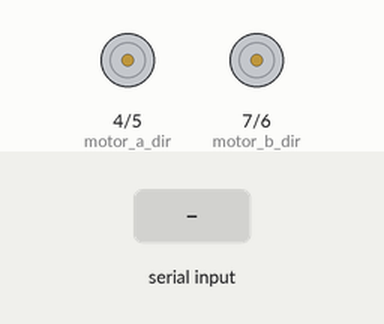
This sketch was run on a simulated Arduino Uno, built with avr-gcc and run on an emulated ATmega328P. Shown: direction and speed pins drawn as motors (green arrow = direction pin HIGH = forward, orange = LOW = backward, longer = more drive). The inputs (shaded band) are chosen by the test bench.

Above: at 1.2 s.
1.3 s: "1" received over Serial
At 2.4 s:
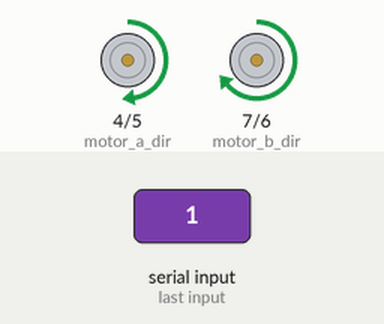
2.8 s: byte 51 (B_FORWARD_R) received over Serial
At 3.6 s:
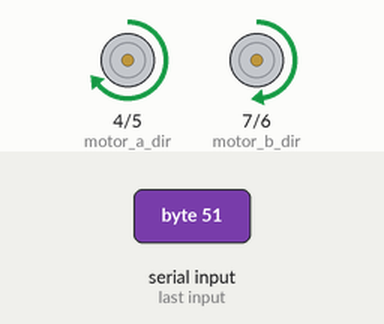
4.3 s: byte 56 (B_BACKWARD) received over Serial
At 4.8 s:
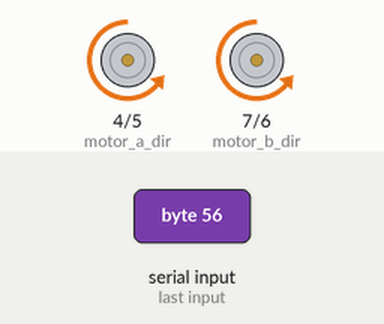
5.8 s: byte 55 (B_BACKWARD_L) received over Serial
At 7.0 s:
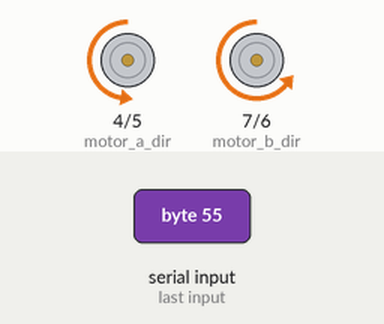
7.3 s: byte 57 (B_BACKWARD_R) received over Serial
At 8.2 s:
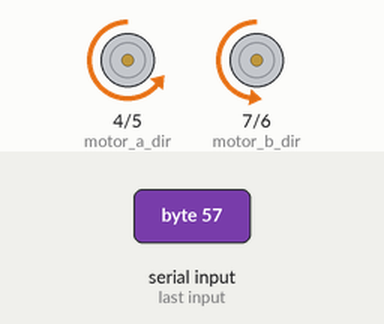
8.8 s: byte 54 (B_CLOCKWISE) received over Serial
At 9.4 s:
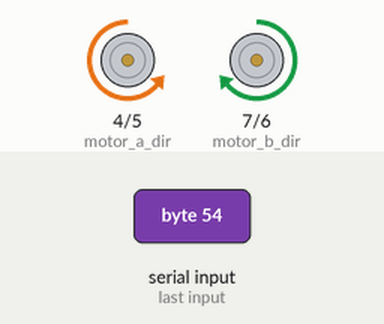
Timing chart, 0 to 11.3 s (numbered marks = the images above; inputs shaded):
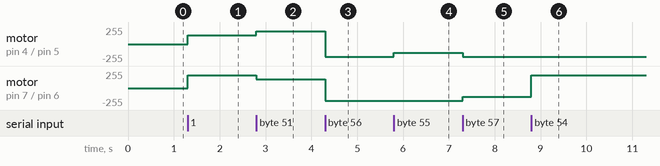

Measured:
- after the input at 1.3 s, motor on pin 4 (motor_a_dir) / pin 5 (motor_a_pwm): stopped → forward 128/255 at once; motor on pin 7 (motor_b_dir) / pin 6 (motor_b_pwm): stopped → forward 192/255 at once
- after the input at 2.8 s, motor on pin 4 (motor_a_dir) / pin 5 (motor_a_pwm): forward 128/255 → forward 192/255 at once; motor on pin 7 (motor_b_dir) / pin 6 (motor_b_pwm): forward 192/255 → forward 128/255 at once
- after the input at 4.3 s, motor on pin 4 (motor_a_dir) / pin 5 (motor_a_pwm): forward 192/255 → backward 192/255 at once; motor on pin 7 (motor_b_dir) / pin 6 (motor_b_pwm): forward 128/255 → backward 192/255 at once
- after the input at 5.8 s, motor on pin 4 (motor_a_dir) / pin 5 (motor_a_pwm): backward 192/255 → backward 128/255 at once
- after the input at 7.3 s, motor on pin 4 (motor_a_dir) / pin 5 (motor_a_pwm): backward 128/255 → backward 192/255 at once; motor on pin 7 (motor_b_dir) / pin 6 (motor_b_pwm): backward 192/255 → backward 128/255 at once
- after the input at 8.8 s, motor on pin 7 (motor_b_dir) / pin 6 (motor_b_pwm): backward 128/255 → forward 192/255 at once

The sketch:

smartphon.ino
```cpp
#define FORWARD  1
#define BACKWARD  0

#define SPEED_100  0xff
#define SPEED_80   0xC0
#define SPEED_50   0x80
#define SPEED_30   0x40
#define SPEED_0    0x00

#define  B_FORWARD_L   '1'
#define   B_FORWARD   '2'
#define B_FORWARD_R   '3'
#define   B_CCLOCKWISE    '4'
#define B_STOP      '5'
#define   B_CLOCKWISE   '6'
#define B_BACKWARD_L    '7'
#define B_BACKWARD    '8'
#define B_BACKWARD_R    '9'
void forw();
void forw_l();
void forw_r();
void back();
void back_l();
void back_r();
void clockwise();
void cclockwise();
void sstop();
int led = 13;
int motor_a_dir = 4;
int motor_a_pwm = 5;
int motor_b_dir = 7;
int motor_b_pwm = 6;

void setup() {
  Serial.begin(115200);
  pinMode(motor_a_dir, OUTPUT);
  pinMode(motor_a_pwm, OUTPUT);
  pinMode(motor_b_dir, OUTPUT);
  pinMode(motor_b_pwm, OUTPUT);
}

void loop()
{
  char rx_data;
  if (Serial.available() > 0)
  {
    rx_data = Serial.read();
    if (rx_data == B_FORWARD)          forw();
    else if (rx_data == B_FORWARD_L)   forw_l();
    else if (rx_data == B_FORWARD_R)   forw_r();
    else if (rx_data == B_BACKWARD)    back();
    else if (rx_data == B_BACKWARD_L)  back_l();
    else if (rx_data == B_BACKWARD_R)  back_r();
    else if (rx_data == B_CLOCKWISE)   clockwise();
    else if (rx_data == B_CCLOCKWISE)  cclockwise();
    else if (rx_data == B_STOP)        sstop();
    else  ;
  }
  delay(100);
}

void forw()
{
  digitalWrite(motor_a_dir, FORWARD); analogWrite(motor_a_pwm, SPEED_80);
  digitalWrite(motor_b_dir, FORWARD); analogWrite(motor_b_pwm, SPEED_80);
}
void forw_l()
{
  digitalWrite(motor_a_dir, FORWARD); analogWrite(motor_a_pwm, SPEED_50);
  digitalWrite(motor_b_dir, FORWARD); analogWrite(motor_b_pwm, SPEED_80);
}
void forw_r()
{
  digitalWrite(motor_a_dir, FORWARD); analogWrite(motor_a_pwm, SPEED_80);
  digitalWrite(motor_b_dir, FORWARD); analogWrite(motor_b_pwm, SPEED_50);
}
void back()
{
  digitalWrite(motor_a_dir, BACKWARD); analogWrite(motor_a_pwm, SPEED_80);
  digitalWrite(motor_b_dir, BACKWARD); analogWrite(motor_b_pwm, SPEED_80);
}
void back_l()
{
  digitalWrite(motor_a_dir, BACKWARD); analogWrite(motor_a_pwm, SPEED_50);
  digitalWrite(motor_b_dir, BACKWARD); analogWrite(motor_b_pwm, SPEED_80);
}
void back_r()
{
  digitalWrite(motor_a_dir, BACKWARD); analogWrite(motor_a_pwm, SPEED_80);
  digitalWrite(motor_b_dir, BACKWARD); analogWrite(motor_b_pwm, SPEED_50);
}
void clockwise()
{
  digitalWrite(motor_a_dir, BACKWARD); analogWrite(motor_a_pwm, SPEED_80);
  digitalWrite(motor_b_dir, FORWARD); analogWrite(motor_b_pwm, SPEED_80);
}
void cclockwise()
{
  digitalWrite(motor_a_dir, FORWARD); analogWrite(motor_a_pwm, SPEED_80);
  digitalWrite(motor_b_dir, BACKWARD); analogWrite(motor_b_pwm, SPEED_80);
}
void sstop()
{
  digitalWrite(motor_a_dir, FORWARD); analogWrite(motor_a_pwm, SPEED_0);
  digitalWrite(motor_b_dir, FORWARD); analogWrite(motor_b_pwm, SPEED_0);
}
```
